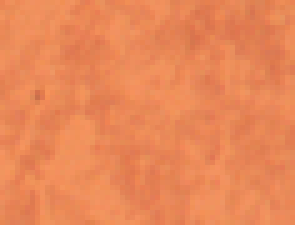
#> input picture example/111/109.png, 59 x 45 px (shown 5 times larger); its folder holds only this picture in this run
$ python -i 'ha - 副本.py'   (imports and definitions only)   (older library calls are emulated)
#> lines starting #> are read from the running program, lines starting #| are printed output that depends on the picture; after the words box and inside, x2 and y2 are one past the last pixel; in counts of white or black regions, pixels touching at a corner belong together
from __future__ import (
    division,
    print_function,
)
# _*_ coding:utf-8 _*_

import a
import cv2
import sys
import array
#reload(sys)

#sys.setdefaultencoding('utf-8')
import cv2
import os as _os
import numpy as np
import skimage.data
import matplotlib.pyplot as plt
import matplotlib.patches as mpatches
import selectivesearch
from PIL import Image
import matplotlib.pyplot as plt
import a
import scipy.signal as signal
from skimage import data,filters
import scipy.misc

from skimage.data import data_dir
from skimage.io import imread, use_plugin
from skimage._shared._warnings import expected_warnings
from skimage.data._binary_blobs import binary_blobs
from skimage.data import img_as_bool

from PIL import Image

from pylab import *

from PIL import Image

import tkinter
from tkinter import filedialog

#path1="123123"
# [1 line not run here, left out]
path1='123123'

#打开文件对话框
def openfiles2():
    s2fname = filedialog.askopenfilename(title='打开bmp文件', filetypes=[('bmp', '*'), ('All Files', '*')])
#> the answer given: 111/109.png
    print(s2fname)
    global path1
    path1=s2fname
    print(path1)
    img = Image.open(s2fname)  #打开图片
#> img is the input picture: PIL image 59x45 RGB; mean R, G, B 233.6, 135.9, 87.7

    (x,y) = img.size  #更改图片尺寸
#> x = 59; y = 45
    x_s=512
    y_s=512
    img=img.resize((x_s,y_s),Image.ANTIALIAS)
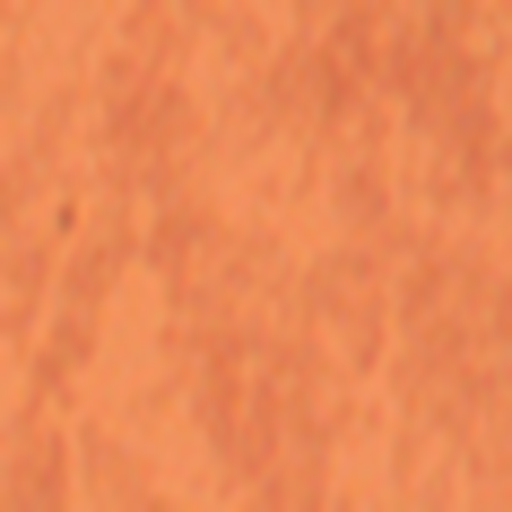
#> img: PIL image 512x512 RGB; mean R, G, B 233.6, 135.9, 87.7

    im1 = array(img.convert('L'))   #将图片灰度化
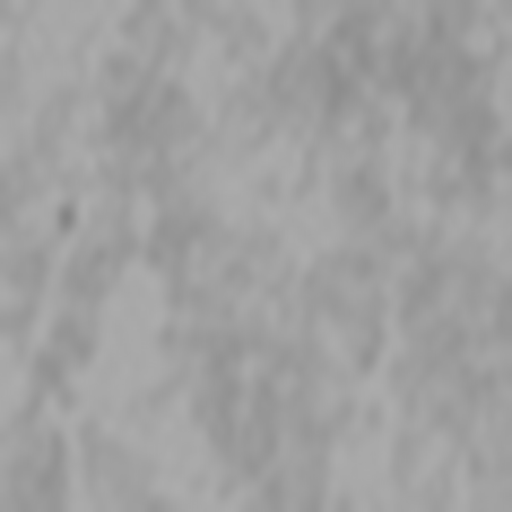
#> im1: shape (512, 512); min 132, max 172, mean 159.6
    scipy.misc.imsave('C:\\Users\\Administrator\\Desktop\\lily\\img.bmp', im1)

    #将图片三值化
    img_new=im1
    im=img_new
    imm=im
    threshold=160
    for i in range(0,im.shape[0]):
        for j in range(0,im.shape[1]):
            if imm[i][j]>=threshold:
                imm[i][j]=255
            else:
                if imm[i][j]>threshold-50:
                    imm[i][j]=125
                else:
                    imm[i][j]=0
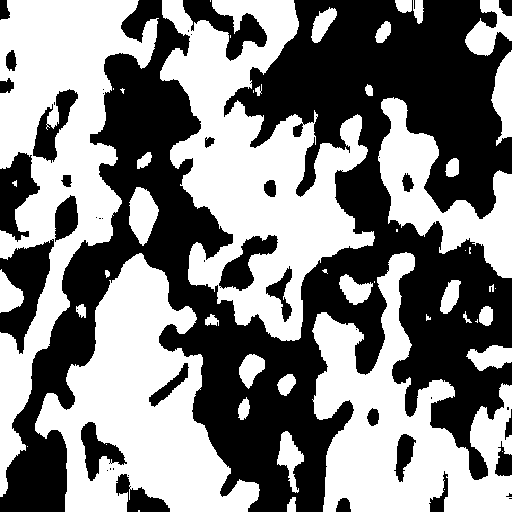
#> imm: shape (512, 512); values 125 (black) and 255 (white), 51.3% white; 46 black regions (21 under 20 px), largest, box (x1, y1, x2, y2) and area: (0, 0, 512, 512) 111293, (0, 239, 54, 354) 3035, (0, 152, 40, 242) 1975

    #中值滤波
    for i in range (10):   #迭代次数
        imgg = cv2.medianBlur(imm,5)  #5*5
#> this loop made 10 passes
#> pass 1, in openfiles2, `imgg = cv2.medianBlur(imm,5)`:
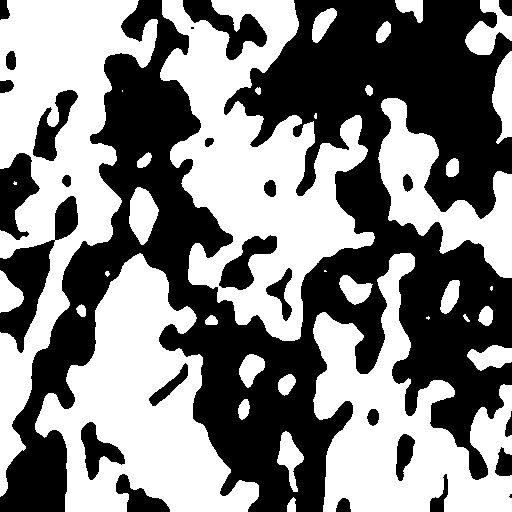
#> imgg: shape (512, 512); values 125 (black) and 255 (white), 51.3% white; 26 black regions (2 under 20 px), largest, box (x1, y1, x2, y2) and area: (0, 0, 512, 512) 111563, (0, 196, 78, 353) 3806, (0, 153, 40, 240) 1973

    plt.subplot(1,2,1),plt.imshow(imm,'gray')
    scipy.misc.imsave('C:\\Users\\Administrator\\Desktop\\lily\\sanzhi.bmp', imm)
    plt.subplot(1,2,2),plt.imshow(imgg,'gray')#默认彩色，另一种彩色bgr
    scipy.misc.imsave('C:\\Users\\Administrator\\Desktop\\lily\\lvbo.bmp', imgg)
    #img.save('C:\\Users\\Administrator\\Desktop\\lily\\lvbo.bmp', imgg)

    path1='C:\\Users\\Administrator\\Desktop\\lily\\lvbo.bmp'
    return path1

    #path2='C:\\Users\\Administrator\\Desktop\\lily\\sanzhi.bmp'
    #return path2

#plt.show()

#中值滤波显示（去躁）
def xianshi_lvbo():
    #img1=imread(path1)
    #plt.subplot(111)
    #plt.imshow(img1)
    plt.show()

def tiqu():


    '''
def openfilecgns():
    cgnsfname = filedialog.askopenfilename(title='打开CGNS文件',filetypes=[('CGNSdat', '*.dat'), ('All Files', '*')] )
    print(cgnsfname)
 '''

#窗体
# [3 lines not run here, left out]
#root.geometry('500x300+500+200')

# [1 line that did not run here, left out]
# [1 line that did not run here, left out]
# [1 line that did not run here, left out]

# [7 lines not run here, left out]

>>> result = openfiles2()

$ run again, on example/111/112.png
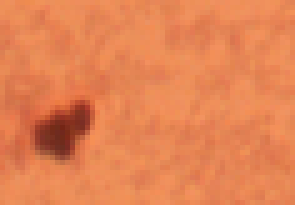
#> input picture example/111/112.png, 59 x 41 px (shown 5 times larger)
#> in openfiles2, img is the input picture: PIL image 59x41 RGB; mean R, G, B 228.5, 131.4, 83.4
#> img: PIL image 512x512 RGB
#> in openfiles2, `im1 = array(img.convert('L'))`:
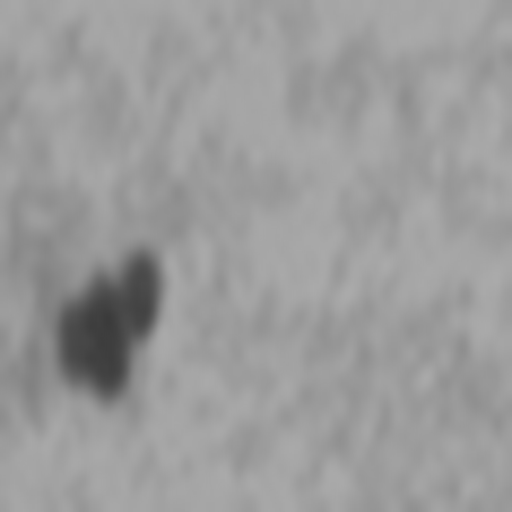
#> im1: shape (512, 512); min 59, max 170, mean 155
#> the loop in openfiles2, `for i in range (10):` made 10 passes
#> pass 1, in openfiles2, `imgg = cv2.medianBlur(imm,5)`:
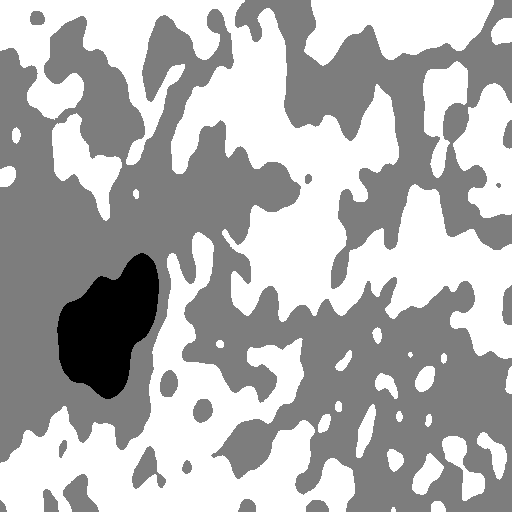
#> imgg: shape (512, 512); min 0, max 255, mean 177.7

$ run again, on example/111/113.png
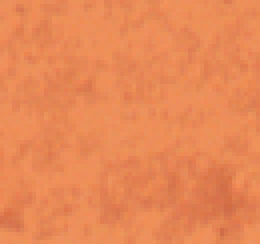
#> input picture example/111/113.png, 65 x 61 px (shown 4 times larger)
#> in openfiles2, img is the input picture: PIL image 65x61 RGB; mean R, G, B 232.4, 136.7, 86.4
#> img: PIL image 512x512 RGB
#> after the loop in openfiles2, `for i in range(0,im.shape[0]):`:
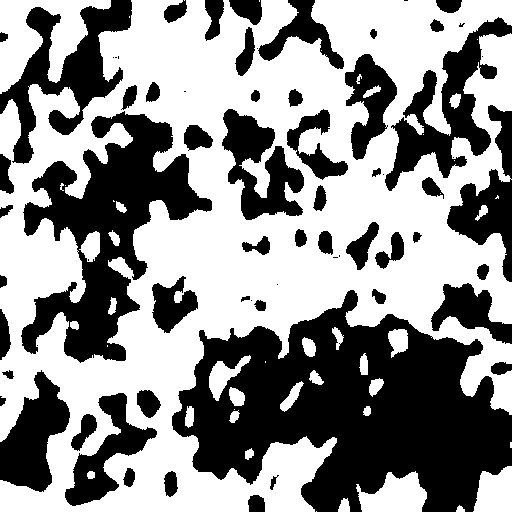
#> imm: shape (512, 512); values 125 (black) and 255 (white), 56.6% white; 68 black regions (16 under 20 px), largest, box (x1, y1, x2, y2) and area: (172, 290, 512, 512) 43476, (21, 111, 212, 363) 19377, (0, 0, 132, 164) 7490
#> the loop in openfiles2, `for i in range (10):` made 10 passes
#> pass 1, in openfiles2, `imgg = cv2.medianBlur(imm,5)`:
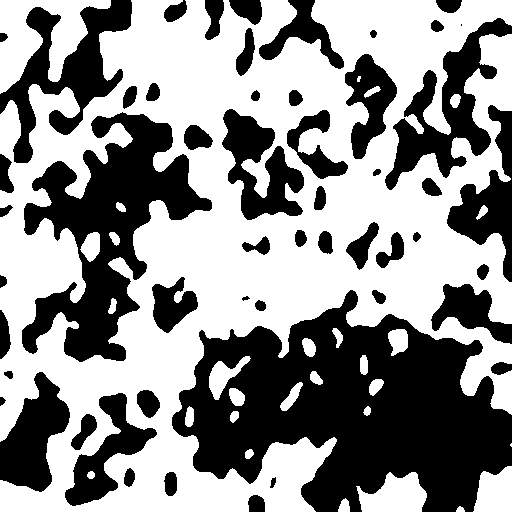
#> imgg: shape (512, 512); values 125 (black) and 255 (white), 56.6% white; 53 black regions (1 under 20 px), largest, box (x1, y1, x2, y2) and area: (172, 290, 512, 512) 43608, (22, 112, 212, 362) 19426, (0, 0, 132, 163) 7487

$ run again, on example/111/114.png
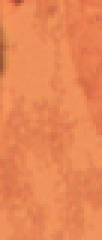
#> input picture example/111/114.png, 34 x 80 px (shown 3 times larger)
#> in openfiles2, img is the input picture: PIL image 34x80 RGB; mean R, G, B 232.4, 134.9, 85.7
#> img: PIL image 512x512 RGB
#> after the loop in openfiles2, `for i in range(0,im.shape[0]):`:
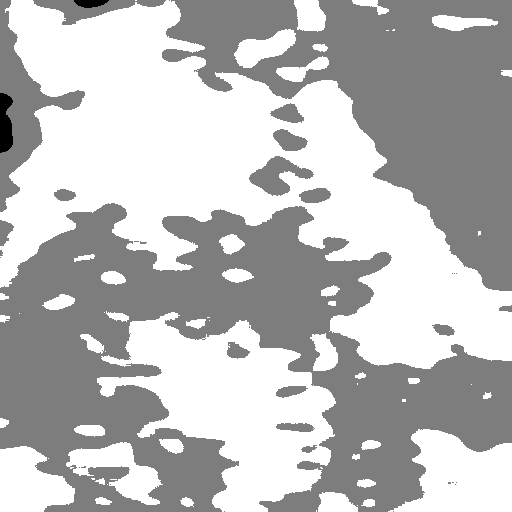
#> imm: shape (512, 512); min 0, max 255, mean 186.5
#> `result = openfiles2()`:
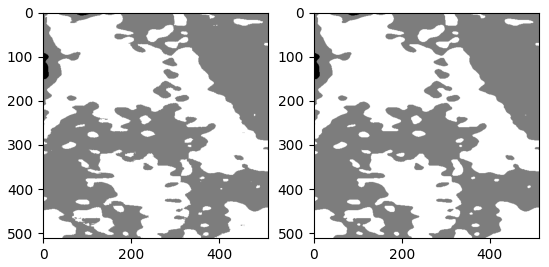
#> figure drawn by matplotlib, 2 panels

$ run again, on example/111/111.png
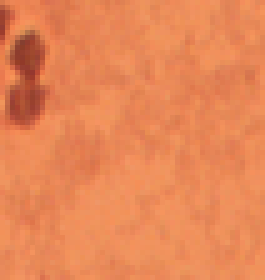
#> input picture example/111/111.png, 53 x 56 px (shown 5 times larger)
#> in openfiles2, img is the input picture: PIL image 53x56 RGB; mean R, G, B 231.4, 134.8, 86.6
#> img: PIL image 512x512 RGB
#> the loop in openfiles2, `for i in range (10):` made 10 passes
#> pass 1, in openfiles2, `imgg = cv2.medianBlur(imm,5)`:
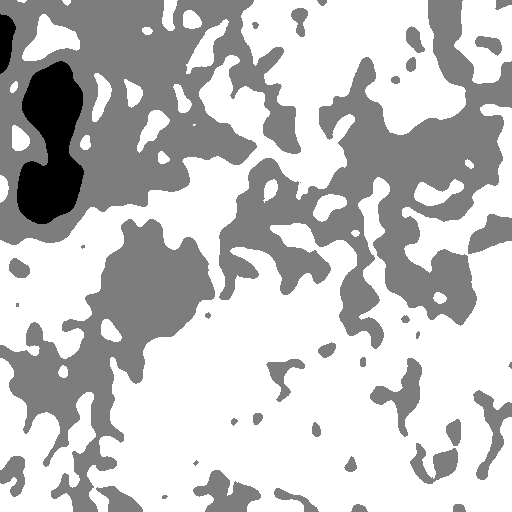
#> imgg: shape (512, 512); min 0, max 255, mean 194.4
